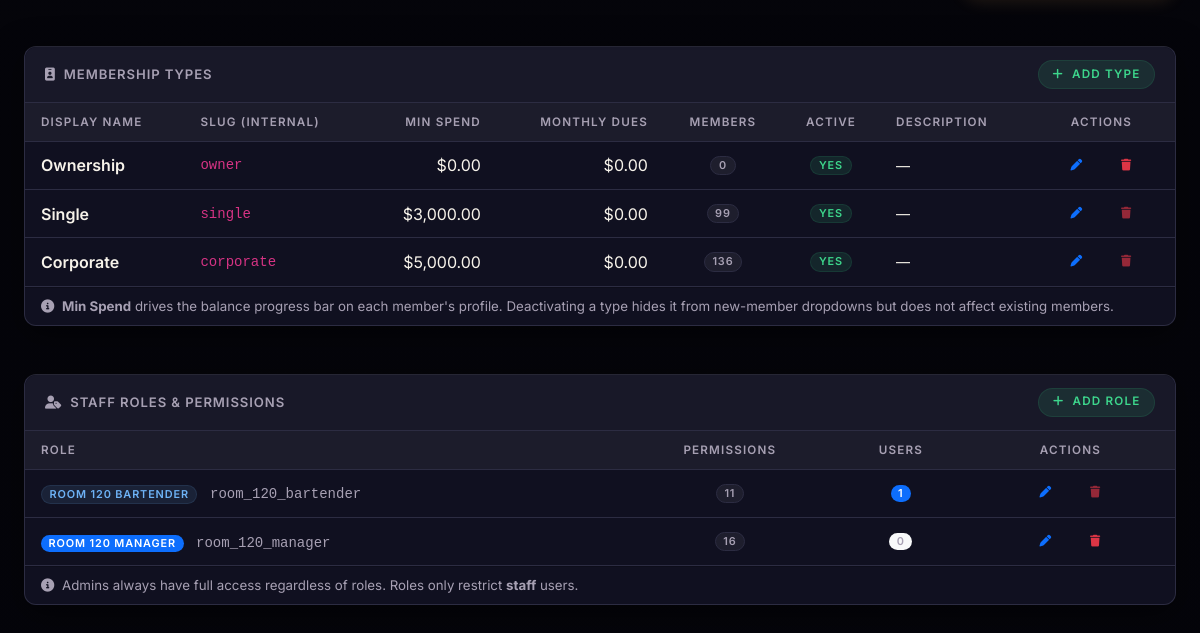
Before: /admin/settings (signed in, lower part) with the older database file.
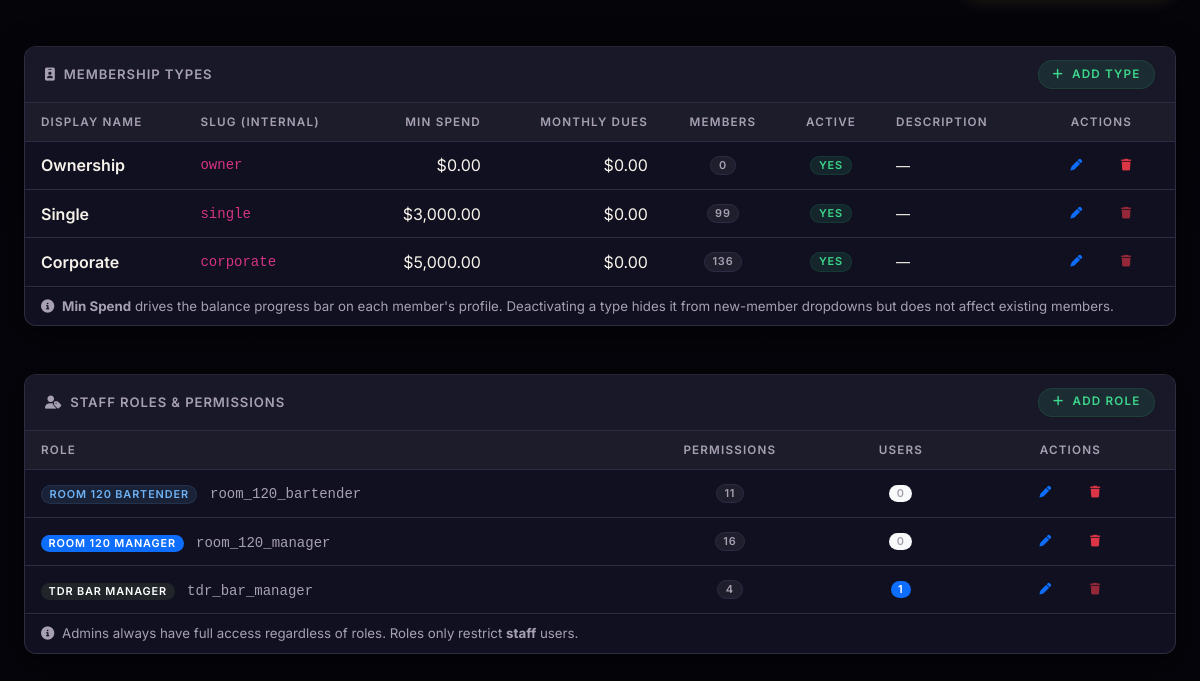
After: the same page with the newer database file.
### app.py (models this page shows)
class MembershipType(db.Model):
    __tablename__ = 'membership_type'
    id            = db.Column(db.Integer, primary_key=True)
    name          = db.Column(db.String(50), unique=True, nullable=False)   # slug stored on User
    display_name  = db.Column(db.String(100), nullable=False)
    min_spend     = db.Column(db.Float, default=0.0)
    monthly_dues  = db.Column(db.Float, default=0.0)
    description   = db.Column(db.String(500))
    is_active     = db.Column(db.Boolean, default=True)
    sort_order    = db.Column(db.Integer, default=0)

class StaffRole(db.Model):
    __tablename__ = 'staff_role'
    id           = db.Column(db.Integer, primary_key=True)
    name         = db.Column(db.String(50), unique=True, nullable=False)
    display_name = db.Column(db.String(100), nullable=False)
    color        = db.Column(db.String(20), default='secondary')  # Bootstrap colour name
    permissions  = db.Column(db.Text, default='[]')               # JSON array of perm slugs
    users        = db.relationship('User', back_populates='staff_role')

### app.py (the view, shortened to what this page needs)
@app.route('/admin/settings', methods=['GET', 'POST'])
def admin_settings():
    if not authorized('view_settings'):
        return redirect(url_for('home'))
    types = MembershipType.query.order_by(MembershipType.sort_order, MembershipType.display_name).all()
    type_counts = {}
    for t in types:
        type_counts[t.id] = User.query.filter_by(role='member', membership_type=t.name).count()
    settings = {k: get_setting(k, v) for k, v in SETTING_DEFAULTS.items()}
    staff_roles = StaffRole.query.order_by(StaffRole.display_name).all()
    return render_template('admin_settings.html',
        types=types, type_counts=type_counts, settings=settings,
        staff_roles=staff_roles, permissions=PERMISSIONS)

### app.py (called while the page is built)
@app.before_request
def enable_foreign_keys():
    db.session.execute(text('PRAGMA foreign_keys = ON'))

@app.context_processor
def inject_globals():
    user = None
    if session.get('user_id'):
        user = User.query.get(session.get('user_id'))
    try:
        all_types = MembershipType.query.order_by(MembershipType.sort_order, MembershipType.display_name).all()
    except Exception:
        all_types = []
    type_map = {t.name: t for t in all_types}
    active_types = [t for t in all_types if t.is_active]
    return dict(
        current_user=user,
        membership_types=active_types,
        all_membership_types=all_types,
        membership_type_map=type_map,
    )

def get_setting(key, default=''):
    s = ClubSetting.query.get(key)
    return s.value if s else default

def authorized(*perms):
    role = session.get('role')
    if role == 'admin':
        return True
    if role == 'staff':
        user_perms = set(session.get('permissions', []))
        return all(p in user_perms for p in perms)
    return False

### templates/admin_settings.html (shortened to what the changed rows need)
{% extends 'base.html' %}
{% block content %}
<div class="container-fluid px-4 mt-4">
              {% set months = ['January','February','March','April','May','June','July','August','September','October','November','December'] %}
  <div class="card mb-5">
    <div class="card-body p-0">
      {% if types %}
      <div class="table-responsive">
        <table class="table table-hover mb-0">
          <thead class="table-light">
            <tr>
              <th>Display Name</th>
              <th>Slug (internal)</th>
              <th class="text-end">Min Spend</th>
              <th class="text-end">Monthly Dues</th>
              <th class="text-center">Members</th>
              <th class="text-center">Active</th>
              <th>Description</th>
              <th class="text-center">Actions</th>
            </tr>
          </thead>
          <tbody>
            {% for t in types %}
            <tr>
              <td class="fw-semibold">{{ t.display_name }}</td>
              <td><code>{{ t.name }}</code></td>
              <td class="text-end">${{ "{:,.2f}".format(t.min_spend or 0) }}</td>
              <td class="text-end">${{ "{:,.2f}".format(t.monthly_dues or 0) }}</td>
              <td class="text-center">
                <span class="badge bg-secondary">{{ type_counts.get(t.id, 0) }}</span>
              </td>
              <td class="text-center">
                {% if t.is_active %}
                  <span class="badge bg-success">Yes</span>
                {% else %}
                  <span class="badge bg-danger">No</span>
                {% endif %}
              </td>
              <td class="text-muted small">{{ t.description or '—' }}</td>
              <td class="text-center">
                <button class="btn btn-outline-primary btn-sm me-1"
                        data-bs-toggle="modal"
                        data-bs-target="#editTypeModal{{ t.id }}">
                  <i class="fas fa-pen"></i>
                </button>
                <form method="POST"
                      action="{{ url_for('delete_membership_type', type_id=t.id) }}"
                      style="display:inline"
                      onsubmit="return confirmDelete('{{ t.display_name }}', {{ type_counts.get(t.id, 0) }})">
                  <button type="submit" class="btn btn-outline-danger btn-sm"
                          {% if type_counts.get(t.id, 0) > 0 %}disabled title="{{ type_counts.get(t.id) }} member(s) assigned"{% endif %}>
                    <i class="fas fa-trash"></i>
                  </button>
                </form>
              </td>
            </tr>
            {% endfor %}
          </tbody>
        </table>
      </div>
      {% else %}
        <div class="p-4 text-center text-muted">No membership types yet. Add one to get started.</div>
      {% endif %}
    </div>
  </div>
  <div class="card mb-5">
    <div class="card-body p-0">
      {% if staff_roles %}
      <div class="table-responsive">
        <table class="table table-hover mb-0">
          <thead class="table-light">
            <tr>
              <th>Role</th>
              <th class="text-center">Permissions</th>
              <th class="text-center">Users</th>
              <th class="text-center">Actions</th>
            </tr>
          </thead>
          <tbody>
            {% for sr in staff_roles %}
            {% set role_perms = (sr.permissions | fromjson) if sr.permissions else [] %}
            <tr>
              <td>
                <span class="badge bg-{{ sr.color }} me-2">{{ sr.display_name }}</span>
                <code class="text-muted small">{{ sr.name }}</code>
              </td>
              <td class="text-center">
                <span class="badge bg-secondary">{{ role_perms | length }}</span>
              </td>
              <td class="text-center">
                <span class="badge bg-{{ 'primary' if sr.users else 'light text-muted' }}">
                  {{ sr.users | length }}
                </span>
              </td>
              <td class="text-center">
                <button class="btn btn-outline-primary btn-sm me-1"
                        data-bs-toggle="modal"
                        data-bs-target="#editRoleModal{{ sr.id }}">
                  <i class="fas fa-pen"></i>
                </button>
                <form method="POST" action="{{ url_for('delete_staff_role', role_id=sr.id) }}"
                      style="display:inline"
                      onsubmit="return confirm('Delete role \'{{ sr.display_name }}\'?')">
                  <button type="submit" class="btn btn-outline-danger btn-sm"
                          {% if sr.users %}disabled title="{{ sr.users | length }} user(s) assigned"{% endif %}>
                    <i class="fas fa-trash"></i>
                  </button>
                </form>
              </td>
            </tr>
            {% endfor %}
          </tbody>
        </table>
      </div>
      {% else %}
        <div class="p-4 text-center text-muted">No staff roles yet. Create one to start assigning permissions.</div>
      {% endif %}
    </div>
  </div>
</div>
{% endblock %}

Changed rows visible on the page:
computed for StaffRole "room_120_bartender": users|length "1" → "0"
added StaffRole: display_name "TDR BAR MANAGER", name "tdr_bar_manager", role_perms "4", users|length "1"
